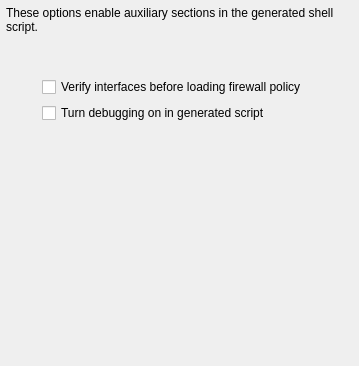
     <widget class="QWidget" name="tab4">
      <attribute name="title">
       <string>Script</string>
      </attribute>
      <layout class="QGridLayout">
       <property name="margin">
        <number>6</number>
       </property>
       <item row="0" column="0" colspan="3">
        <widget class="QLabel" name="textLabel8">
         <property name="text">
          <string>These options enable auxiliary sections in the generated shell script.</string>
         </property>
         <property name="alignment">
          <set>Qt::AlignVCenter</set>
         </property>
         <property name="wordWrap">
          <bool>true</bool>
         </property>
        </widget>
       </item>
       <item row="3" column="2">
        <spacer>
         <property name="orientation">
          <enum>Qt::Horizontal</enum>
         </property>
         <property name="sizeType">
          <enum>QSizePolicy::MinimumExpanding</enum>
         </property>
         <property name="sizeHint" stdset="0">
          <size>
           <width>40</width>
           <height>20</height>
          </size>
         </property>
        </spacer>
       </item>
       <item row="1" column="0" rowspan="4">
        <spacer>
         <property name="orientation">
          <enum>Qt::Horizontal</enum>
         </property>
         <property name="sizeType">
          <enum>QSizePolicy::Maximum</enum>
         </property>
         <property name="sizeHint" stdset="0">
          <size>
           <width>30</width>
           <height>120</height>
          </size>
         </property>
        </spacer>
       </item>
       <item row="3" column="1">
        <widget class="QCheckBox" name="iptDebug">
         <property name="text">
          <string>Turn debugging on in generated script</string>
         </property>
        </widget>
       </item>
       <item row="5" column="1">
        <spacer>
         <property name="orientation">
          <enum>Qt::Vertical</enum>
         </property>
         <property name="sizeType">
          <enum>QSizePolicy::Expanding</enum>
         </property>
         <property name="sizeHint" stdset="0">
          <size>
           <width>20</width>
           <height>200</height>
          </size>
         </property>
        </spacer>
       </item>
       <item row="2" column="1">
        <widget class="QCheckBox" name="verifyInterfaces">
         <property name="text">
          <string>Verify interfaces before loading firewall policy</string>
         </property>
        </widget>
       </item>
      </layout>
     </widget>
